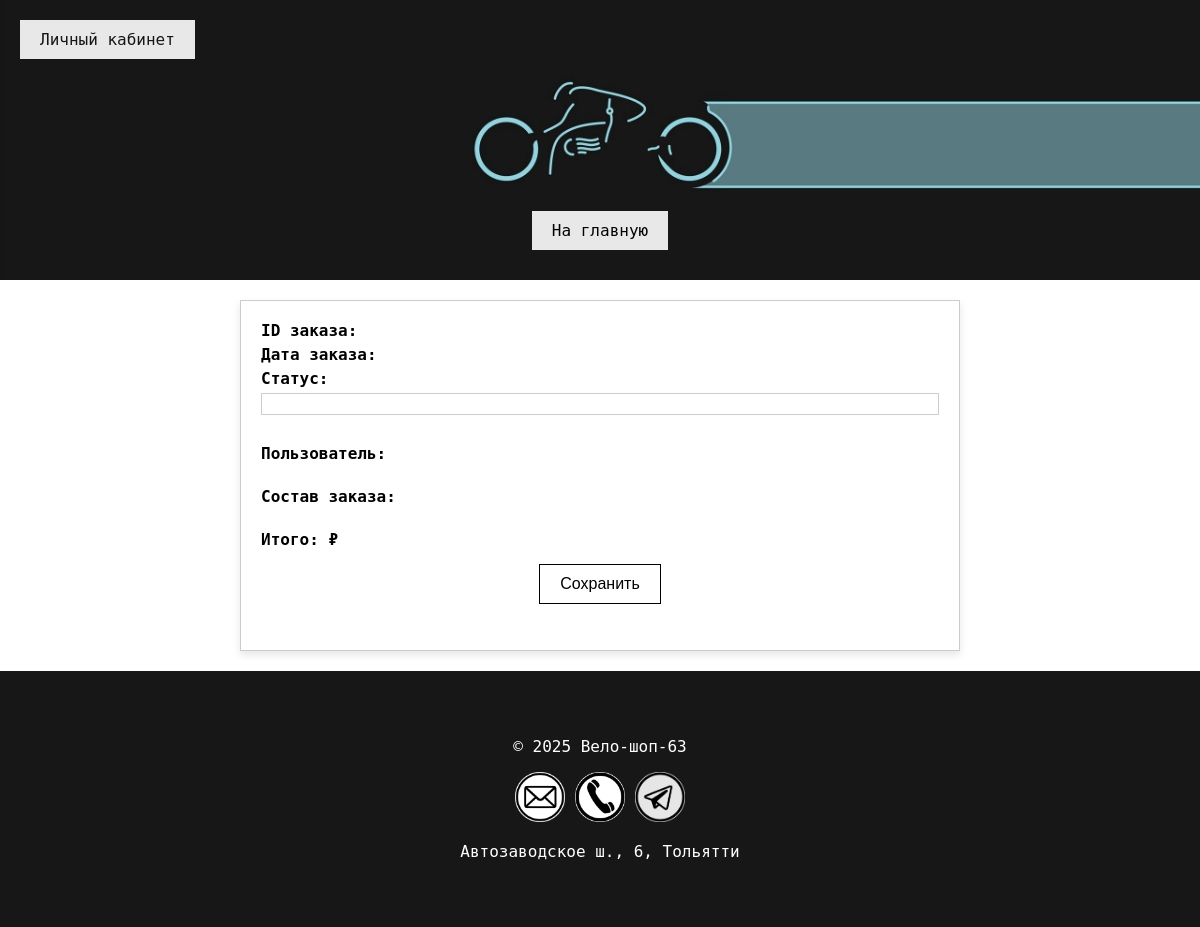
The app's page /edit_order/10, older data.
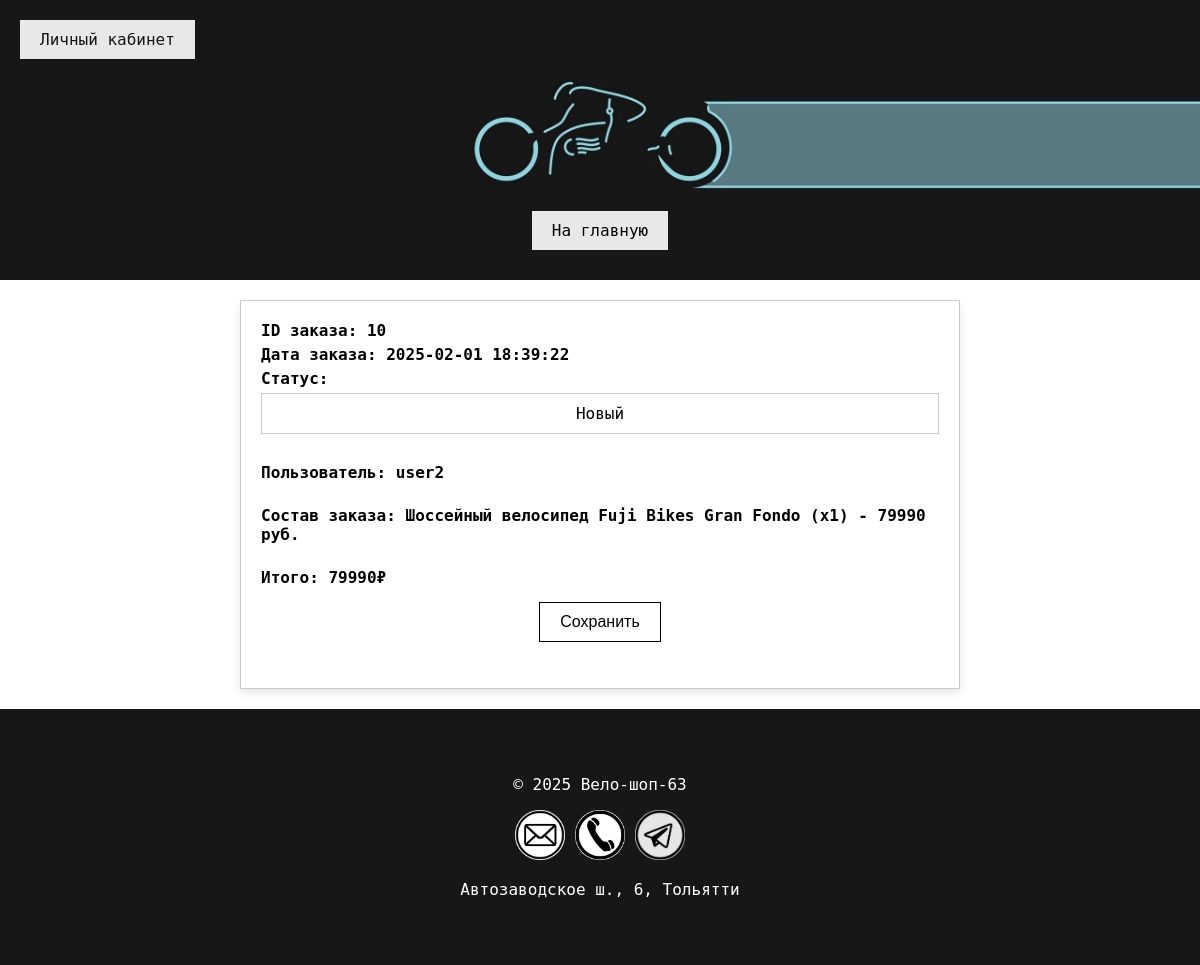
The same page, newer data.
### tables this page shows
CREATE TABLE orders (id_order INTEGER PRIMARY KEY AUTOINCREMENT NOT NULL, id_user INTEGER NOT NULL REFERENCES users (id_user) ON DELETE CASCADE ON UPDATE CASCADE, order_details TEXT, amount INTEGER, date_order TEXT, id_status INTEGER REFERENCES statuses (id_status) ON DELETE NO ACTION ON UPDATE NO ACTION);

CREATE TABLE statuses (id_status INTEGER PRIMARY KEY AUTOINCREMENT NOT NULL, name TEXT NOT NULL);

CREATE TABLE users (id_user INTEGER PRIMARY KEY AUTOINCREMENT NOT NULL, login TEXT NOT NULL UNIQUE, password TEXT NOT NULL, email TEXT, phone TEXT, name TEXT, role TEXT);

### app.py (the view, shortened to what this page needs)
@application.route('/edit_order/<int:id_order>', methods=['GET', 'POST'])
def view_edit_order(id_order):
    conn = get_db_connection()
    order = conn.execute('''SELECT orders.*, users.login, statuses.name as status FROM orders JOIN users ON orders.id_user = users.id_user JOIN statuses ON orders.id_status = statuses.id_status WHERE id_order = ?''', (id_order,)).fetchone()
    statuses = conn.execute('SELECT * FROM statuses').fetchall()
    conn.close()
    current_year = datetime.now().year
    return render_template('edit_order.html', order=order, current_year=current_year, statuses=statuses)

### app.py (called while the page is built)
def get_db_connection():
    conn = sqlite3.connect('VeloShop.db')
    conn.row_factory = sqlite3.Row  # Чтобы можно было обращаться к полям по имени
    return conn

### templates/edit_order.html (shortened to what this page needs)
<html lang="ru">
<head>
    <link rel="stylesheet" href="{{ url_for('static', filename='css/styles.css') }}">
    <link rel="stylesheet" href="https://cdnjs.cloudflare.com/ajax/libs/animate.css/4.1.1/animate.min.css"/>
</head>
<body>
    <header>
        <a href="/" class="main-button">На главную</a>
    </header>
    <a href="/sign_in" class="admin-button">
        <span>Личный кабинет</span>
    </a>
    <main class="main-edit-order">
        <form action="/edit_order/{{ order.id_order }}" method="POST" enctype="multipart/form-data">
            <label for="id">ID заказа: {{order.id_order}}</label>
            <label for="date_order">Дата заказа: {{order.date_order}}</label>
            <label for="status">Статус:</label>
            <div class="custom-select">
                <div class="select-selected">{{order.status}}</div>
            </div><br><br>
            <label for="user">Пользователь: {{order.login}}</label><br>
            <label for="order_details">Состав заказа: {{order.order_details}}</label><br>
            <label for="amount">Итого: {{order.amount}}₽</label>
            <button class="edit-order" type="submit">Сохранить</button>
        </form>
    </main>
    <footer>
        <p>© {{ current_year }} Вело-шоп-63</p>
        <div class="contacts">
            <a href="mailto:info@veloshop63.com"><img src="/images/email-icon.png" alt="Почта" width="50"></a>
            <a href="tel:+7986533688"><img src="/images/phone-icon.png" alt="Телефон" width="50"></a>
            <a href="https://t.me/veloshop63"><img src="/images/tg-icon.png" alt="Телеграмм" width="50"></a>
            <p>Автозаводское ш., 6, Тольятти</p>
        </div>
    </footer>
</body>
</html>

Row changes from the older to the newer data that the page shows:
added orders: id_order "10", date_order "2025-02-01 18:39:22", order_details "Шоссейный велосипед Fuji Bikes Gran Fondo (x1) - 79990 руб.", amount "79990"
now on this page (row unchanged): statuses: status "Новый"
now on this page (row unchanged): users: login "user2"
